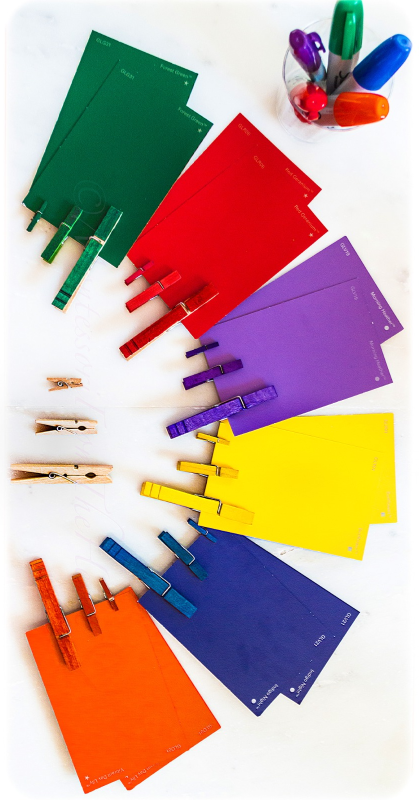
#> input picture color img.jpeg, 837 x 1600 px (shown at 1/2 size)
$ jupyter execute day11.ipynb
#> lines starting #> are read from the running program, lines starting #| are printed output that depends on the picture; after the words box and inside, x2 and y2 are one past the last pixel; in counts of white or black regions, pixels touching at a corner belong together
### img_util.py
import matplotlib.pyplot as plt

def imshow(im, title='', type= '', cv=True):
    if type:
        plt.imshow(im, cmap=type)
    else:
        if cv:
            plt.imshow(im[:,:,::-1])
        else:
            plt.imshow(im)
    plt.title(title)
    plt.axis('off')

### day11.ipynb
[cell 1]
import cv2
import matplotlib.pyplot as plt
import numpy as np
import skimage as ski
from img_util import imshow

[cell 2]
img = cv2.imread('color img.jpeg')
#> img is the input picture: shape (1600, 837, 3); mean B, G, R 154.8, 164.5, 194.5
imshow(img[:,:,::-1],'')

[cell 3]
red_img = cv2.subtract(img[:,:,-1], cv2.cvtColor(img, cv2.COLOR_BGR2GRAY)
)
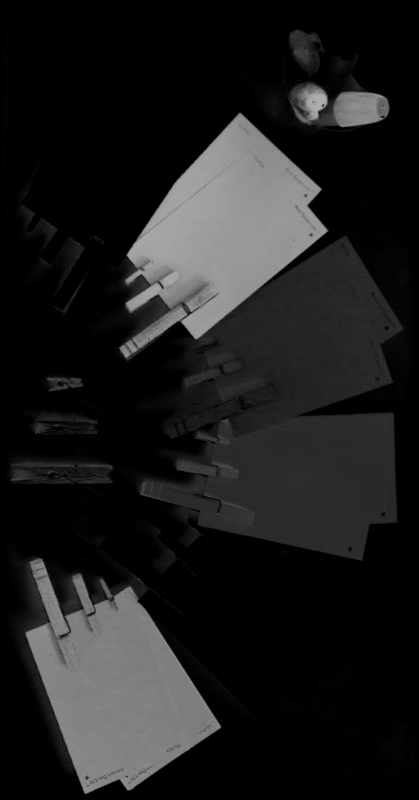
#> red_img: shape (1600, 837) (shown at 1/2 size); min 0, max 176, mean 29.2
imshow(red_img,'','gray')

[cell 4]
_, red_bw = cv2.threshold(red_img, 80,255, cv2.THRESH_BINARY)
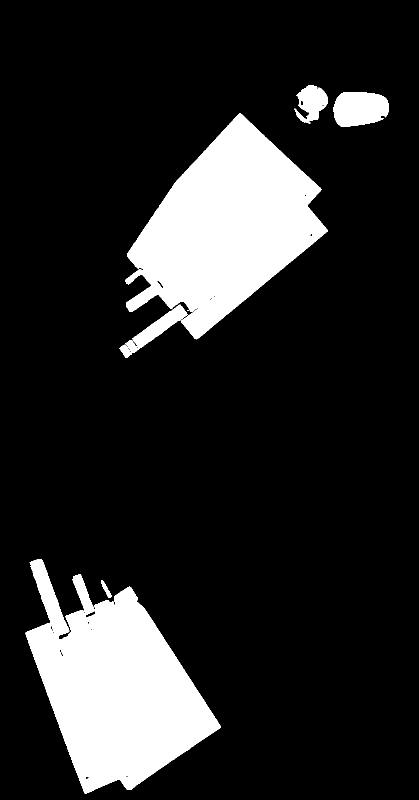
#> red_bw: shape (1600, 837) (shown at 1/2 size); 15.6% white; 7 white regions (1 under 20 px), largest, box (x1, y1, x2, y2) and area: (251, 226, 656, 679) 97477, (51, 1118, 442, 1587) 97400, (667, 184, 778, 254) 6325, (239, 609, 375, 716) 3739, (589, 171, 655, 248) 3044, (202, 1161, 224, 1196) 261
imshow(red_bw,'','gray')

[cell 5]
strel = cv2.getStructuringElement(cv2.MORPH_RECT, (10,10))
strel

[cell 6]
plt.figure(figsize=(18,6))
plt.subplot(121); imshow(red_bw, '','gray')
plt.subplot(122)
red_dilate = cv2.dilate(red_bw, strel)
#> red_dilate: shape (1600, 837); 17.5% white; 4 white regions, box (x1, y1, x2, y2) and area: (235, 222, 661, 721) 112578, (47, 1114, 447, 1592) 108565, (663, 180, 783, 259) 8075, (585, 167, 660, 253) 4833
imshow(red_dilate,'','gray')
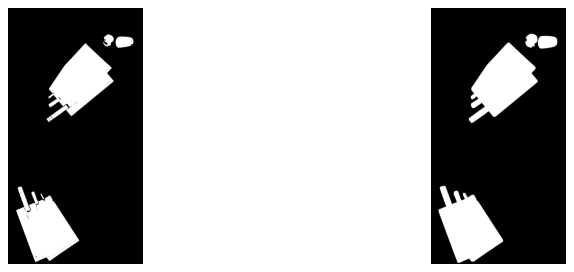
#> figure drawn by matplotlib, 2 panels

[cell 7]
plt.figure(figsize=(18,6))
plt.subplot(121); imshow(red_bw, '','gray')
plt.subplot(122)
red_erode = cv2.erode(red_bw, strel)
#> red_erode: shape (1600, 837); 13.2% white; 14 white regions (4 under 20 px), largest, box (x1, y1, x2, y2) and area: (258, 235, 648, 672) 86629, (58, 1181, 435, 1581) 79699, (672, 189, 773, 249) 4623
imshow(red_erode,'','gray')

[cell 8]
plt.figure(figsize=(18,6))
plt.subplot(121); imshow(red_bw, '','gray')
plt.subplot(122)
red_open = cv2.morphologyEx(red_bw, cv2.MORPH_OPEN, strel, iterations=1)
#> red_open: shape (1600, 837); 15.4% white; 8 white regions, largest, box (x1, y1, x2, y2) and area: (254, 231, 653, 677) 96870, (54, 1120, 440, 1586) 95340, (668, 185, 778, 254) 6274
imshow(red_open,'','gray')

[cell 9]
plt.figure(figsize=(18,6))
plt.subplot(121); imshow(red_bw, '','gray')
plt.subplot(122)
red_close = cv2.morphologyEx(red_bw, cv2.MORPH_CLOSE, strel, iterations=1)
#> red_close: shape (1600, 837); 15.7% white; 4 white regions, box (x1, y1, x2, y2) and area: (240, 227, 657, 717) 102003, (52, 1119, 443, 1588) 98629, (668, 185, 779, 255) 6365, (590, 172, 656, 249) 3420
imshow(red_close,'','gray')

[cell 10]
plt.figure(figsize=(18,6))
plt.subplot(121); imshow(red_bw, '','gray')
plt.subplot(122)
red_close2 = cv2.morphologyEx(red_dilate, cv2.MORPH_OPEN, strel, iterations=1)
#> red_close2: shape (1600, 837); 17.5% white; 4 white regions, box (x1, y1, x2, y2) and area: (236, 223, 662, 722) 112578, (48, 1115, 448, 1593) 108565, (664, 181, 784, 260) 8075, (586, 168, 661, 254) 4833
imshow(red_close2,'','gray')

[cell 11]
help(ski.morphology.remove_small_objects)

[cell 12]
plt.figure(figsize=(18,6))
plt.subplot(121); imshow(red_bw, '','gray')
plt.subplot(122)
red_close3 = ski.morphology.remove_small_objects(
    red_close2.astype(bool), 15000
)
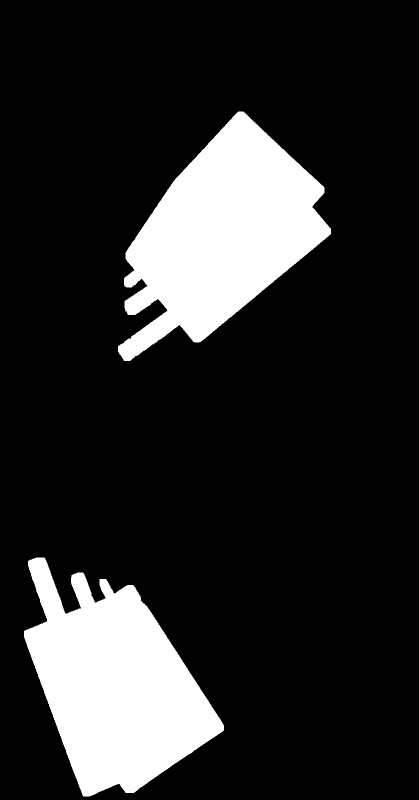
#> red_close3: shape (1600, 837) bool (shown at 1/2 size); 16.5% white; 2 white regions
imshow(red_close3,'','gray')

[cell 13]
red_close3.dtype

[cell 14]
rp = ski.measure.regionprops(
    ski.measure.label(
        red_close3.astype('uint8')
    )
)
#> rp = 2 regions; box (x1, y1, x2, y2) and area: (236, 223, 662, 722) 112578, (48, 1115, 448, 1593) 108565
rp
#> Out has the same summary as rp

[cell 15]
ski.measure.label(
        red_close3.astype('uint8')
    ).max()
#> Out = 2

[cell 16]
(red_close3.astype('uint8')*255).max()
#> Out = 255

[cell 17]
# summary
img = cv2.imread('color img.jpeg')
red_img = cv2.subtract(
    img[:,:,-1], cv2.cvtColor(img, cv2.COLOR_BGR2GRAY)
)
_, red_bw = cv2.threshold(red_img, 100,255, cv2.THRESH_BINARY)
#> red_bw: shape (1600, 837); 15.1% white; 26 white regions (17 under 20 px), largest, box (x1, y1, x2, y2) and area: (251, 227, 655, 678) 96099, (52, 1174, 441, 1587) 89763, (668, 185, 777, 253) 5800
strel = cv2.getStructuringElement(cv2.MORPH_RECT, (10,10))
red_dilate = cv2.dilate(red_bw, strel)
#> red_dilate: shape (1600, 837); 17.2% white; 4 white regions, box (x1, y1, x2, y2) and area: (236, 223, 660, 720) 111637, (48, 1115, 446, 1592) 107447, (664, 181, 782, 258) 7760, (592, 170, 660, 249) 4066
red_close2 = cv2.morphologyEx(
    red_dilate, cv2.MORPH_OPEN, strel, iterations=1
)
#> red_close2: shape (1600, 837); 17.2% white; 4 white regions, box (x1, y1, x2, y2) and area: (237, 224, 661, 721) 111637, (49, 1116, 447, 1593) 107447, (665, 182, 783, 259) 7760, (593, 171, 661, 250) 4066
red_close3 = ski.morphology.remove_small_objects(
    red_close2.astype(bool), 15000
)
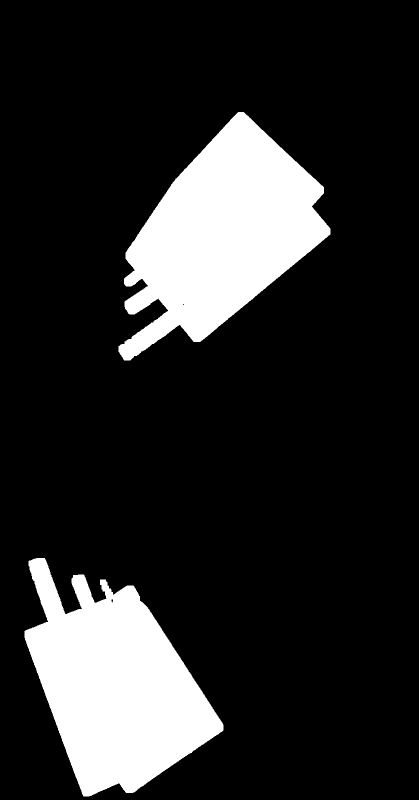
#> red_close3: shape (1600, 837) bool (shown at 1/2 size); 16.4% white; 2 white regions
rp = ski.measure.regionprops(
    ski.measure.label(red_close3.astype('uint8'))
)
#> rp = 2 regions; box (x1, y1, x2, y2) and area: (237, 224, 661, 721) 111637, (49, 1116, 447, 1593) 107447
img_copy = img.copy()
for r in rp:
    y1,x1,y2,x2 = r.bbox
    cv2.rectangle(img_copy, (x1,y1),(x2,y2), color=[0,0,255],thickness=5)
#> this loop made 2 passes
#> (y1, x1, y2, x2) on passes 1 to 2: (224, 237, 721, 661), (1116, 49, 1593, 447)
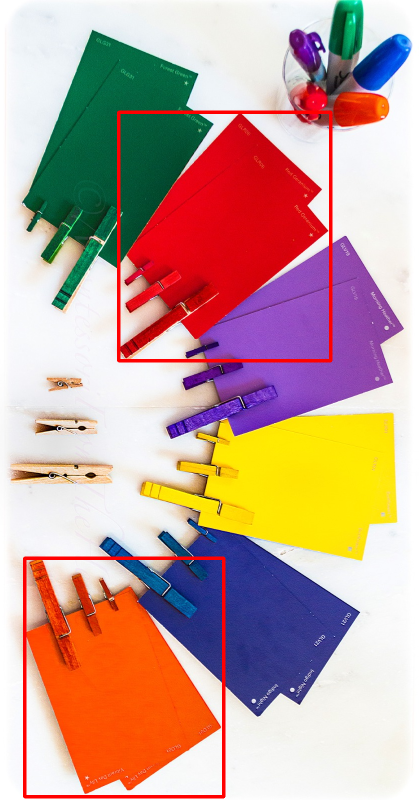
#> img_copy: shape (1600, 837, 3) (shown at 1/2 size); 1.87% of pixels changed, all inside (x1, y1, x2, y2) = (46, 221, 665, 1597)
count = str(len(rp))
#> count = '2'
cv2.putText(
    img_copy, count, (img_copy.shape[1]-200,150),
    cv2.FONT_HERSHEY_PLAIN, 7,(0,0,255),thickness=10
)
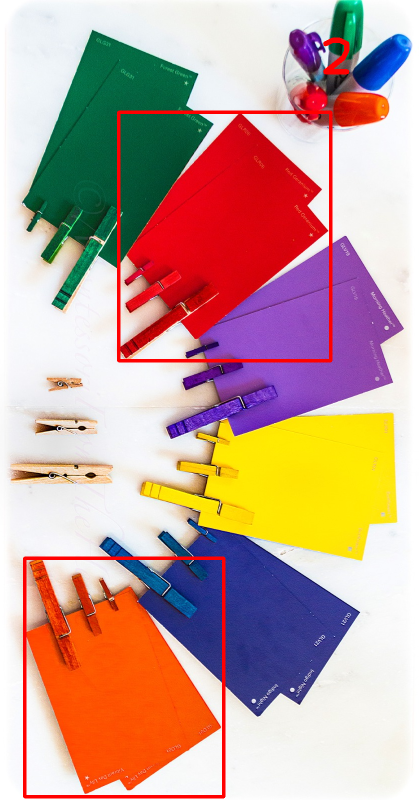
#> img_copy: shape (1600, 837, 3) (shown at 1/2 size); 0.13% of pixels changed, all inside (x1, y1, x2, y2) = (646, 75, 699, 149)
imshow(img_copy[:,:,::-1],'Red Objects')

[cell 18]
type(img.shape)

[cell 19]
img.shape[1]
#> Out = 837

[cell 20]
vid = cv2.VideoCapture(0)  # write 0 here
while True:
    ack, img = vid.read()
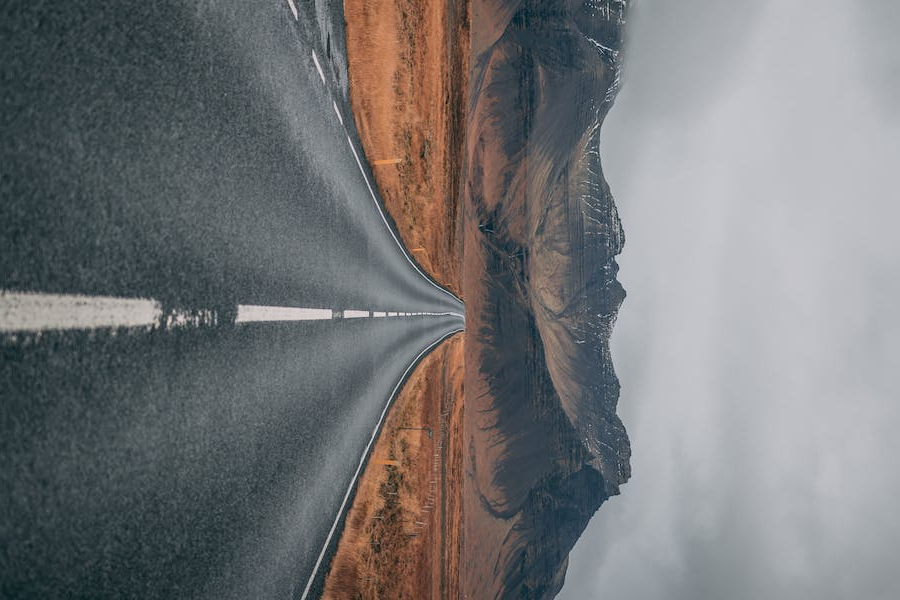
#> input picture img1.jpeg, 900 x 600 px, given in place of the camera
#> img is the input picture: shape (600, 900, 3); mean B, G, R 118.3, 116.9, 116.1
    if ack:
        red_img = cv2.subtract(
            img[:,:,-1], cv2.cvtColor(img, cv2.COLOR_BGR2GRAY)
        )
#> red_img: shape (600, 900)
        _, red_bw = cv2.threshold(red_img, 60,255, cv2.THRESH_BINARY)
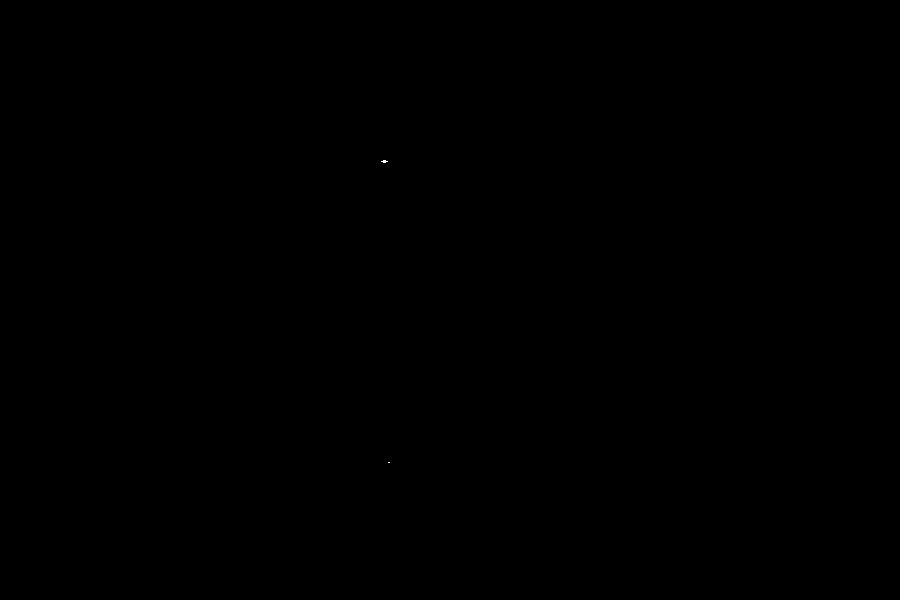
#> red_bw: shape (600, 900); 0% white in thin lines or dots, all inside (x1, y1, x2, y2) = (381, 160, 390, 463)
        strel = cv2.getStructuringElement(cv2.MORPH_RECT, (10,10))
        red_dilate = cv2.dilate(red_bw, strel)
#> red_dilate: shape (600, 900); 0.05% white; 2 white regions, box (x1, y1, x2, y2) and area: (377, 156, 393, 168) 184, (384, 458, 395, 468) 110
        red_close2 = cv2.morphologyEx(
            red_dilate, cv2.MORPH_OPEN, strel, iterations=1
        )
#> red_close2: shape (600, 900); 0.05% white; 2 white regions, box (x1, y1, x2, y2) and area: (378, 157, 394, 169) 184, (385, 459, 396, 469) 110
        red_close3 = ski.morphology.remove_small_objects(
            red_close2.astype(bool), 15000
        )
#> red_close3: shape (600, 900) bool; every value is 0
        rp = ski.measure.regionprops(
            ski.measure.label(red_close3.astype('uint8'))
        )
#> rp = []
        img_copy = img.copy()
        for r in rp:
            y1,x1,y2,x2 = r.bbox
            cv2.rectangle(img_copy, (x1,y1),(x2,y2), color=[255,0,0],thickness=5)
#> this loop made 0 passes
        count = str(len(rp))
#> count = '0'
        cv2.putText(
            img_copy, count, (img_copy.shape[1]-200,150),
            cv2.FONT_HERSHEY_PLAIN, 7,(0,0,255),thickness=10
        )
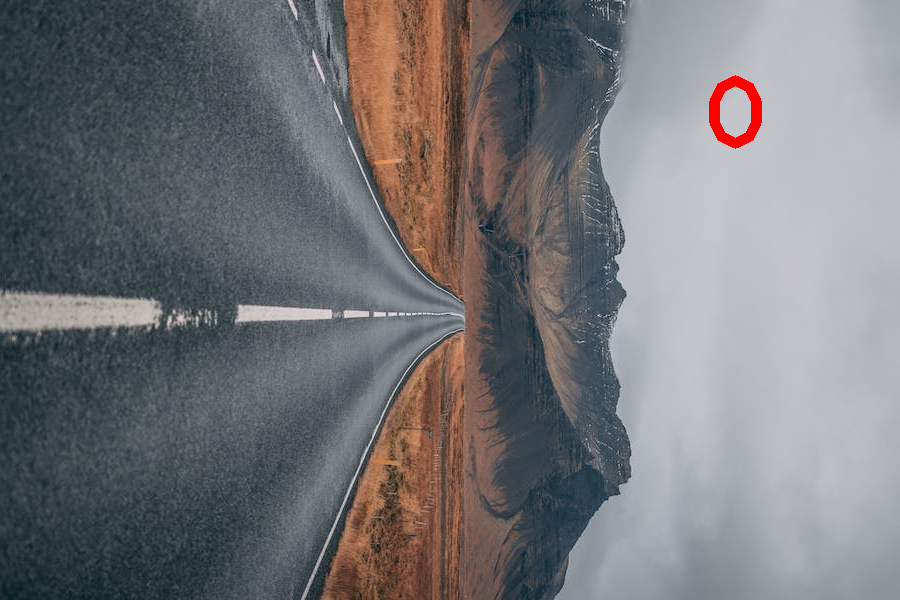
#> img_copy: shape (600, 900, 3); 0.32% of pixels changed, all inside (x1, y1, x2, y2) = (709, 75, 762, 149)

        cv2.imshow('Preview',img_copy)
        key = cv2.waitKey(1)
#> (key x is pressed here)
        if key == ord('x'):
            break
cv2.destroyAllWindows()
cv2.waitKey(1)   # do not write this step
vid.release()
